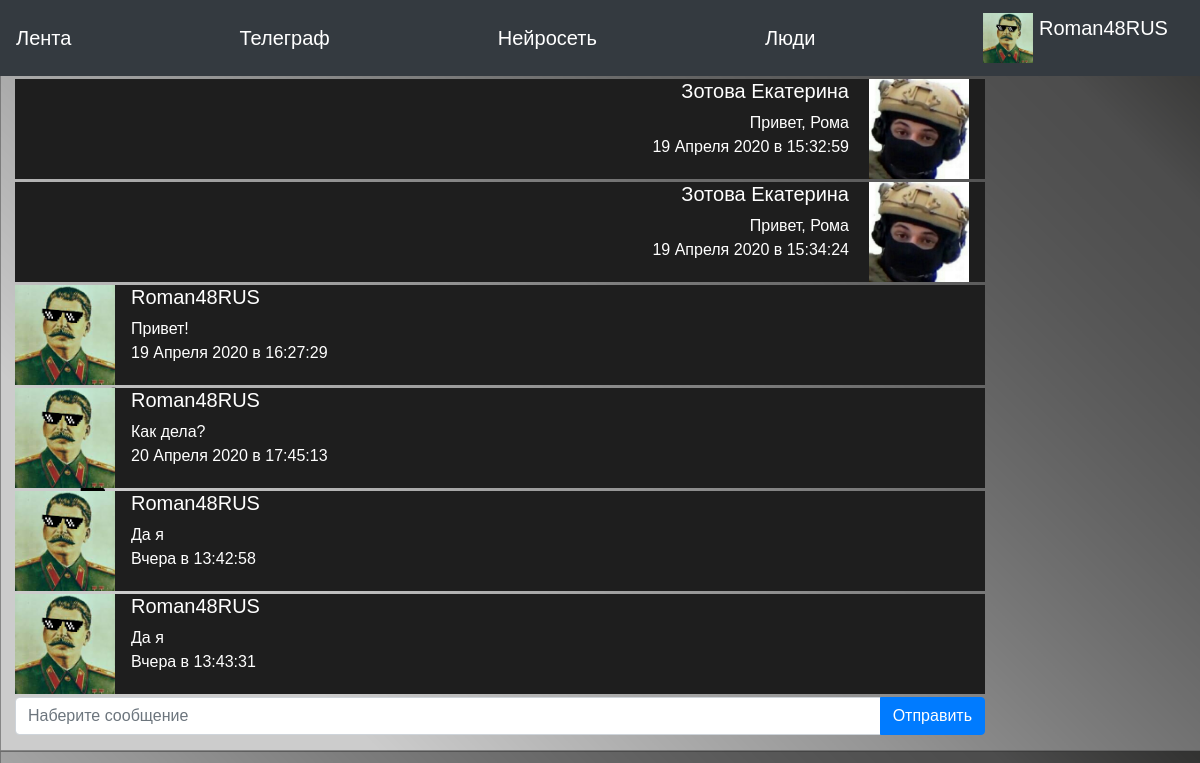
Page /messages/2 (signed in) on the committed database.
### data/users.py (models this page shows, shortened)
class User(SqlAlchemyBase, UserMixin, SerializerMixin):
    __tablename__ = 'users'
    id = sqlalchemy.Column(sqlalchemy.Integer,
                           primary_key=True, autoincrement=True)
    name = sqlalchemy.Column(sqlalchemy.String, nullable=True)
    status = sqlalchemy.Column(sqlalchemy.String, nullable=True)
    email = sqlalchemy.Column(sqlalchemy.String,
                              index=True, unique=True, nullable=True)
    hashed_password = sqlalchemy.Column(sqlalchemy.String, nullable=True)
    created_date = sqlalchemy.Column(sqlalchemy.DateTime,
                                     default=datetime.datetime.now)
    friends = sqlalchemy.Column(sqlalchemy.String, nullable=True)
    avatar = sqlalchemy.Column(sqlalchemy.String,
                               default='/static/img/backgrounds/default.png')
    liked_news = sqlalchemy.Column(sqlalchemy.VARCHAR, nullable=True)
    liked_photos = sqlalchemy.Column(sqlalchemy.VARCHAR, nullable=True)
    background = sqlalchemy.Column(sqlalchemy.String, default='/static/img/backgrounds/default.png')
    theme = sqlalchemy.Column(sqlalchemy.Boolean, default=1)
    albums = sqlalchemy.Column(sqlalchemy.VARCHAR)

### data/messages.py (models this page shows)
class Message(SqlAlchemyBase, SerializerMixin):
    __tablename__ = 'messages'
    id = sqlalchemy.Column(sqlalchemy.Integer, primary_key=True,
                           autoincrement=True)
    text = sqlalchemy.Column(sqlalchemy.String)
    time = sqlalchemy.Column(sqlalchemy.DateTime, default=datetime.datetime.now)
    user_to_id = sqlalchemy.Column(sqlalchemy.Integer,
                                   sqlalchemy.ForeignKey("users.id"))
    user_from_id = sqlalchemy.Column(sqlalchemy.Integer, sqlalchemy.ForeignKey("users.id"))

### main.py (the view, shortened to what this page needs)
@app.route('/messages/<user_id>', methods=['GET', 'POST'])
@login_required
def messenger(user_id):
    session = db_session.create_session()
    user_to = session.query(User).filter(User.id == user_id).first()
    if request.method == "GET":
        messages = session.query(Message).filter(or_(Message.user_from_id == current_user.id,
                                                     Message.user_to_id == current_user.id))
        return render_template('messenger.html', base=get_base(), messages=messages, user_to=user_to,
                               get_time=get_time)

### main.py
class BaseForm(FlaskForm):
    background = ""
    text_color = 'white'
    back = '#0a0a0a'
    back_color = '#646464'
    font_white = "white"
    js_for_files = ""

### data/db_session.py (called while the page is built)
def create_session() -> Session:
    global __factory
    return __factory()

### functions.py (called while the page is built)
def get_time(date_input, time_input):
    print(str(date_input))
    year, month, day = str(date_input).split("-")
    date = datetime.date(int(year), int(month), int(day))
    current_date_time = datetime.datetime.now()
    if date.day == current_date_time.day:
        return "Сегодня в " + str(time_input).split(".")[0]
    elif date.day + 1 == current_date_time.day:
        return "Вчера в " + str(time_input).split(".")[0]
    else:
        return day + " " + months[int(month)] + " " + year + " в " + str(time_input).split(".")[0]

### main.py (called while the page is built)
def get_base():
    base = BaseForm()
    if current_user.is_authenticated:
        base.background = current_user.background
        base.text_color = 'white' if not current_user.theme else 'black'
        base.back = '#0a0a0a' if not current_user.theme else '#f5f5f5'
        base.back_color = '#1e1e1e' if not current_user.theme else '#969696'
    else:
        base.background = ""
        base.text_color = 'black'
        base.back = '#0a0a0a'
        base.back_color = '#969696'
    base.js_for_files = url_for("static", filename="js/bs-custom-file-input.js")
    return base

@login_manager.user_loader
def load_user(user_id):
    session = db_session.create_session()
    return session.query(User).get(user_id)

### templates/messenger.html (shortened to what this page needs)
{% extends "base.html" %}
{% block content %}
<div class="col-10">
    <form action="" method="post" enctype="multipart/form-data">
        <div class="col-xl-100">
            {% for elem in messages %}
            <div class="block">
                {% if elem.user_from_id == current_user.id and elem.user_to_id == user_to.id%}
                <div class="media">
                    <a href="/profile/{{current_user.id}}"><img src="{{current_user.avatar}}"
                                                                class="align-self-center mr-3" alt="PEP8"
                                                                width="100"
                                                                height="100"
                                                                title="{{current_user.name}}"></a>
                    <div class="media-body md-0">
                        <h5>{{current_user.name}}</h5>
                        <p class="text-break">
                            {{elem.text }} <br>
                            {{get_time(elem.time.date(), elem.time.time())}}
                        </p>
                    </div>
                </div>
                {% endif %}
                {% if elem.user_to_id == current_user.id and elem.user_from_id == user_to.id%}
                <div class="media">
                    <div class="media-body md-0">
                        <h5 align="right">{{user_to.name}}</h5>
                        <p class="text-break text-right">
                            {{elem.text }} <br>
                            {{get_time(elem.time.date(), elem.time.time())}}
                        </p>
                    </div>
                    <a href="/profile/{{user_to.id}}"><img src="{{user_to.avatar}}"
                                                           class="align-self-center mr-3" alt="PEP8"
                                                           width="100"
                                                           height="100"
                                                           title="{{user_to.name}}"
                                                           hspace="20"></a>
                </div>
                {% endif %}
            </div>
            {% endfor %}
        </div>
        <div class="input-group mb-3">
            <input type="text" class="form-control" placeholder="Наберите сообщение"
                   aria-label="Наберите сообщение" aria-describedby="button-addon2" name="text">
            <div class="input-group-append">
                <input class="btn btn-primary" type="submit" value="Отправить">
            </div>
        </div>
    </form>
</div>
{% endblock %}

### templates/base.html (shortened to what this page needs)
<!doctype html>
<html lang="en">
<head>
    <link rel="stylesheet"
          href="https://stackpath.bootstrapcdn.com/bootstrap/4.4.1/css/bootstrap.min.css"
>
</head>
<body>
<header>
    <nav class="navbar navbar-dark bg-dark">
        <a class="navbar-brand" href="/">Лента</a>
        {% if current_user.is_authenticated %}
        <a class="navbar-brand" href="/messages">Телеграф</a>
        <a class="navbar-brand" href="/neuro/meme">Нейросеть</a>
        <a class="navbar-brand" href="/people">Люди</a>
        <a class="navbar-brand" href="/profile/{{current_user.id}}">
            <img src={{current_user.avatar}}
                 width="50" height="50"
                 alt="PEP8" class="d-inline-block align-top"> {{current_user.name}}
        </a>
        {% else %}
        <p>
            <a class="btn btn-primary " href="/register">Зарегистрироваться</a>
            <a class="btn btn-success" href="/login">Войти</a>
        </p>
        {% endif %}
    </nav>
</header>
<main role="main" class="container-fluid">
    <div class="row">
        {% block content %}{% endblock %}
    </div>
</main>
</body>
</html>

### rows in the picture
User: avatar (picture), name "Roman48RUS"
Message: text "Привет, Рома", avatar (picture)
User: name "Зотова Екатерина"
Message: text "Привет, Рома", avatar (picture)
Message: avatar (picture), text "Привет!"
Message: avatar (picture), text "Как дела?"
Message: avatar (picture), text "Да я"
Message: avatar (picture), text "Да я"
